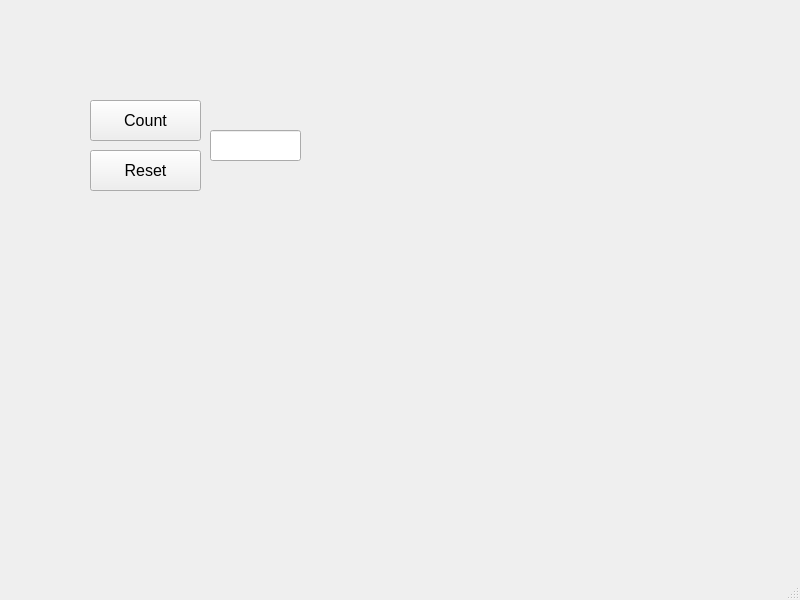
<?xml version="1.0" encoding="UTF-8"?>
<ui version="4.0">
 <class>MainWindow</class>
 <widget class="QMainWindow" name="MainWindow">
  <property name="geometry">
   <rect>
    <x>0</x>
    <y>0</y>
    <width>800</width>
    <height>600</height>
   </rect>
  </property>
  <property name="windowTitle">
   <string>MainWindow</string>
  </property>
  <widget class="QWidget" name="centralwidget">
   <widget class="QPushButton" name="btnCount">
    <property name="geometry">
     <rect>
      <x>90</x>
      <y>100</y>
      <width>111</width>
      <height>41</height>
     </rect>
    </property>
    <property name="font">
     <font>
      <pointsize>12</pointsize>
     </font>
    </property>
    <property name="text">
     <string>Count</string>
    </property>
   </widget>
   <widget class="QPushButton" name="btnReset">
    <property name="geometry">
     <rect>
      <x>90</x>
      <y>150</y>
      <width>111</width>
      <height>41</height>
     </rect>
    </property>
    <property name="font">
     <font>
      <pointsize>12</pointsize>
     </font>
    </property>
    <property name="text">
     <string>Reset</string>
    </property>
   </widget>
   <widget class="QLineEdit" name="lineEditNumberPlus">
    <property name="geometry">
     <rect>
      <x>210</x>
      <y>130</y>
      <width>91</width>
      <height>31</height>
     </rect>
    </property>
    <property name="font">
     <font>
      <pointsize>12</pointsize>
     </font>
    </property>
   </widget>
  </widget>
  <widget class="QMenuBar" name="menubar">
   <property name="geometry">
    <rect>
     <x>0</x>
     <y>0</y>
     <width>800</width>
     <height>21</height>
    </rect>
   </property>
  </widget>
  <widget class="QStatusBar" name="statusbar"/>
 </widget>
 <resources/>
 <connections/>
</ui>
